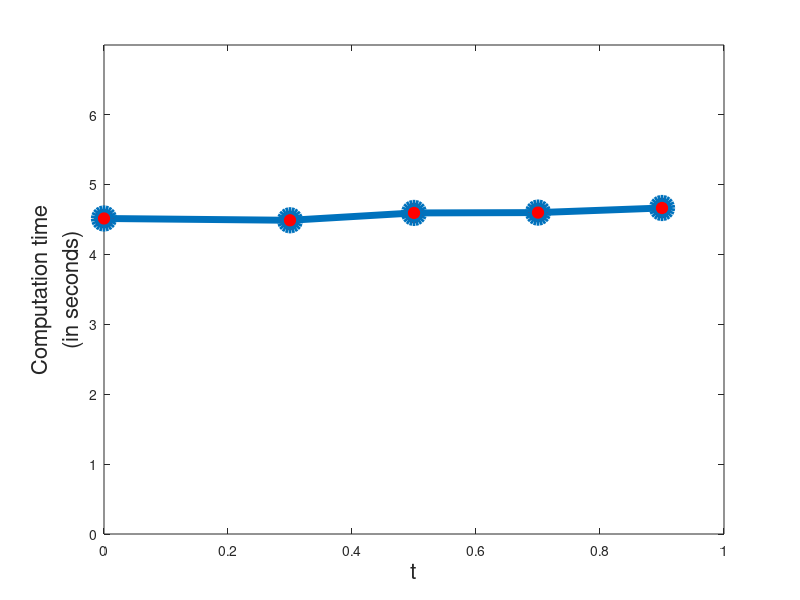
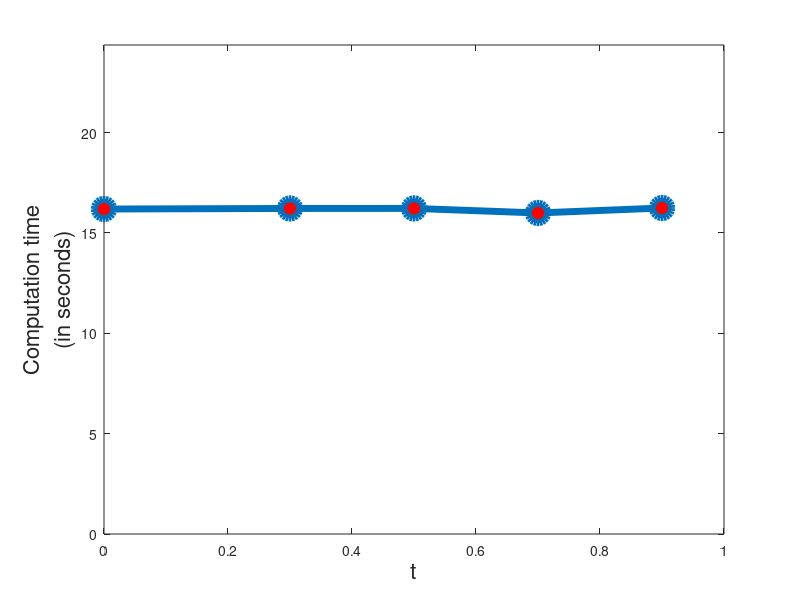
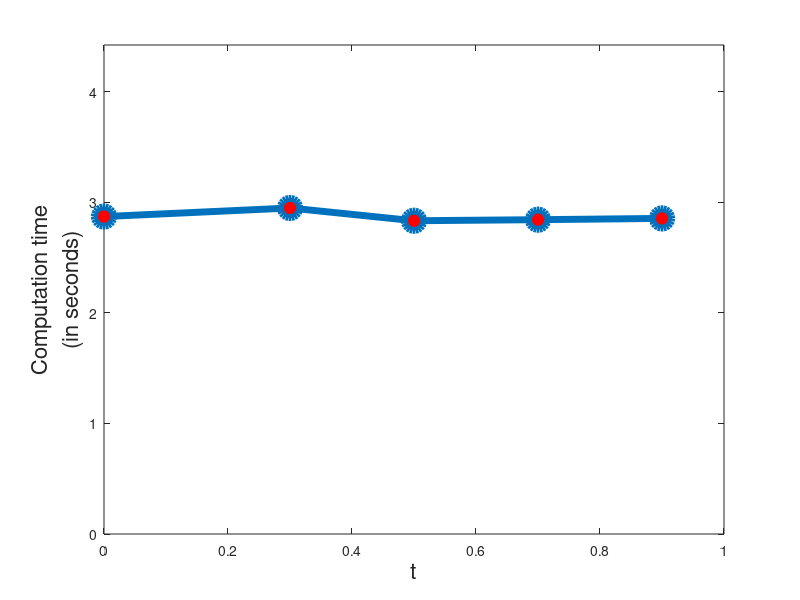
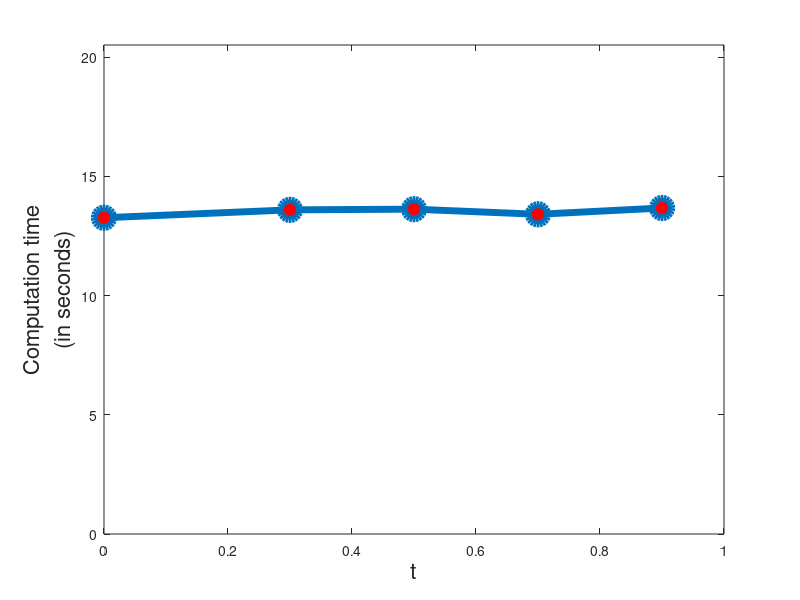

The MATLAB source for these figures, in order:
t = [0 0.3 0.5 0.7 0.9]';
%A opt with N =1001
A1001 = [2.870341 2.947939 2.832736 2.842263 2.853800]';
%A opt with N =5001
A5001 = [13.268557 13.599972 13.629027 13.413515 13.677847]';
%D opt with N =1001
D1001 = [4.513202 4.487485 4.592582 4.597348 4.663097]';

%D opt with N =5001
D5001 = [16.188163 16.217196 16.218664 15.991854 16.239503]';
figure
h1 = plot(t, D1001, 'o-', 'linewidth', 5, 'markersize', 14, 'markerfacecolor', 'Red');
xlabel('t', 'FontSize', 16); % x-axis label
ylabel({'Computation time', '(in seconds)'}, 'FontSize', 16); % y-axis label
xlim([0, 1]);
ylim([0, max(D1001) * 1.5]);
figure
h2 = plot(t, D5001, 'o-', 'linewidth', 5, 'markersize', 14, 'markerfacecolor', 'Red');
xlabel('t', 'FontSize', 16); % x-axis label
ylabel({'Computation time', '(in seconds)'}, 'FontSize', 16); % y-axis label
xlim([0, 1]);
ylim([0, max(D5001) * 1.5]);
figure
h3 = plot(t, A1001, 'o-', 'linewidth', 5, 'markersize', 14, 'markerfacecolor', 'Red');
xlabel('t', 'FontSize', 16); % x-axis label
ylabel({'Computation time', '(in seconds)'}, 'FontSize', 16); % y-axis label
xlim([0, 1]);
ylim([0, max(A1001) * 1.5]);
figure
h4 = plot(t, A5001, 'o-', 'linewidth', 5, 'markersize', 14, 'markerfacecolor', 'Red');
xlabel('t', 'FontSize', 16); % x-axis label
ylabel({'Computation time', '(in seconds)'}, 'FontSize', 16); % y-axis label
xlim([0, 1]);
ylim([0, max(A5001) * 1.5]);
